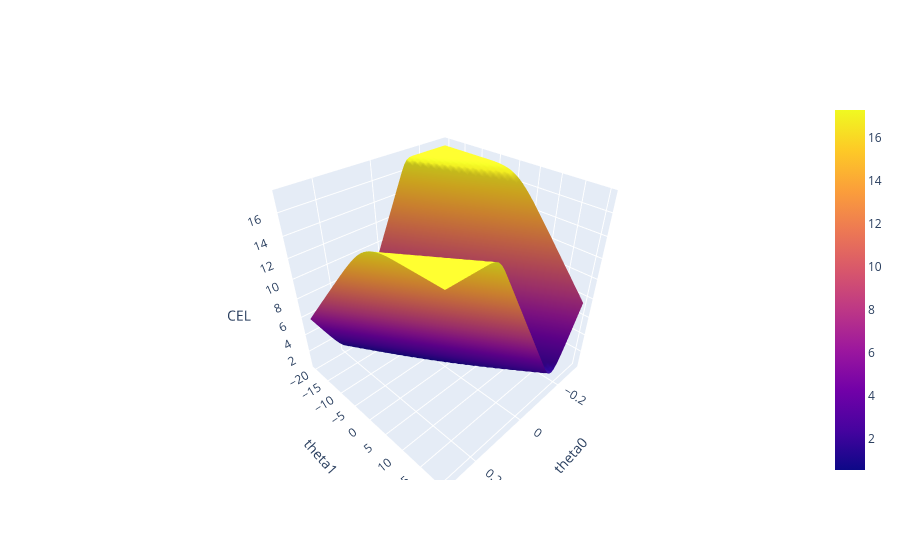

Here is the notebook cell this chart was saved with:
### Markdown cell above
### Plotting Cross-Entropy Loss

The cell below plots your cross-entropy loss function. Note that the surface has no big flat regions, which makes it easy to optimize.

Note: Feel free to ignore the divide by zero warning.

### Code cell
import plotly.graph_objects as go
warnings.filterwarnings("ignore", category=RuntimeWarning)

num_points = 50 # increase for better resolution, but it will run more slowly. 

if (num_points <= 100):

    uvalues = np.linspace(-0.3, 0.3, num_points)
    vvalues = np.linspace(-20, 20, num_points)
    (u,v) = np.meshgrid(uvalues, vvalues)
    thetas = np.vstack((u.flatten(),v.flatten()))

    CEL = np.array([cel_for_model_on_NBA_data(t) for t in thetas.T])

    loss_surface = go.Surface(x=u, y=v, z=np.reshape(CEL, u.shape))

    fig = go.Figure(data=[loss_surface])
    fig.update_layout(scene = dict(
        xaxis_title = "theta0",
        yaxis_title = "theta1",
        zaxis_title = "CEL"))
    fig.show()
else:
    print("Picking num points > 100 can be really slow. If you really want to try, edit the code above so that this if statement doesn't trigger.")

### Figure 1 — Plotly figure (JSON) as saved in the notebook; plotly's stock layout.template omitted (floating-point values rounded to 4 significant figures; data arrays with more than 128 entries replaced by an {"elided": "..."} marker saying what was removed)
{"data": [{"type": "surface", "x": {"elided": "50x50 float values"}, "y": {"elided": "50x50 float values"}, "z": {"elided": "50x50 float values"}}], "layout": {"scene": {"xaxis": {"title": {"text": "theta0"}}, "yaxis": {"title": {"text": "theta1"}}, "zaxis": {"title": {"text": "CEL"}}}}}
